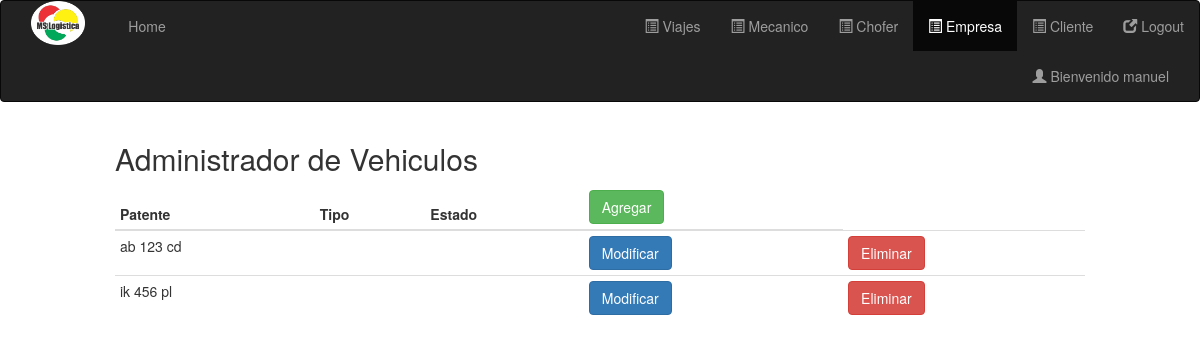
Before: /vistas/admin/abmVehiculo.php (signed in) with the older database file.
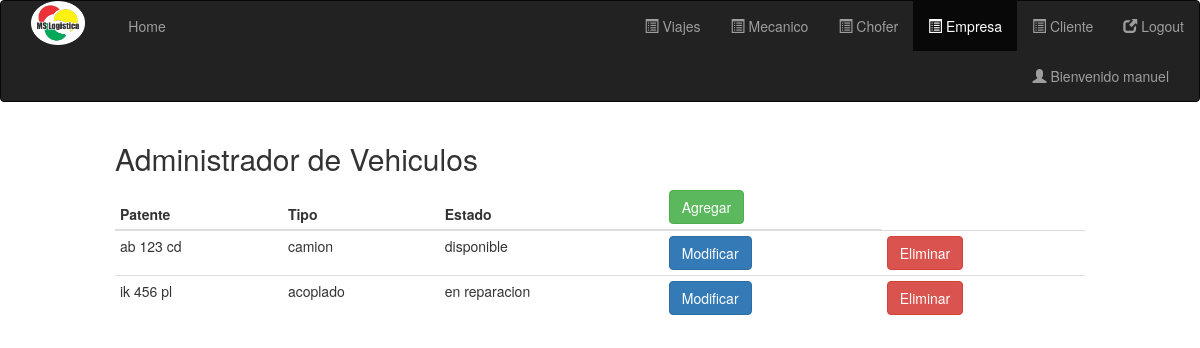
After: the same page with the newer database file.
### tables this page shows
create table administrador(
id int AUTO_INCREMENT primary key,
dni_administrador int unique,
rol varchar(30),
nombre varchar(20),
apellido varchar(20),
telefono int (10),
domicilio varchar (30),
email varchar(30),
id_usuario int
);

create table vehiculo(
id int AUTO_INCREMENT  primary key,
patente varchar(20) unique,
nro_chasis int unique,
nro_motor int unique,
marca varchar(20),
modelo varchar(20),
anio_fabricacion int,
tipo varchar(20),
estado varchar(20)
);

### modelo/conexion.php (called while the page is built, shortened)
<?php
  class Conexion{
    public static function conectar(){
      $con = mysqli_connect("localhost","root","","logikw");
      return $con;
    }
    public static function getQuery($sql){
      $con = Conexion::conectar();
      $datos = mysqli_query($con, $sql);
      return $datos;
    }
}
?>

### vistas/admin/abmVehiculo.php (the view, shortened to what this page needs)
<?php
	if(isset($_SESSION['administrador'])){
		$query = Administrador::getAllForId($_SESSION['administrador']);
		$resultado = Conexion::getQuery($query);
		$admin = mysqli_fetch_assoc($resultado);
		$query1 = Vehiculo::getAll();
		$resultado1 = Conexion::getQuery($query1);
	}
	else{
		header("Location: ../../index.php");
	}
?>
<!DOCTYPE html>
<html>
<head>
  <link rel="stylesheet" type="text/css" href="../../css/bootstrap.min.css">
  <link rel="stylesheet" type="text/css" href="../../css/home.css">
</head>
<body>
<nav class="navbar navbar-inverse">
	<div class="col-sm-12">
    <div class="navbar-header col-sm-1">
     <img src="../../image/logo.png">
    </div>
    <ul class="nav navbar-nav col-sm-4">
        <li><a href="<?php echo "../adminLogeado.php";?>">Home</a></li>
    </ul>
	<ul class="nav navbar-nav navbar-right">
		<li><a href=""  data-toggle="modal" data-target="#logout"><span class="glyphicon glyphicon-new-window" ></span> Logout</a></li>
	</ul>
	<ul class="nav navbar-nav navbar-right">
		<li><a href=" <?php echo 'abmCliente.php'; ?>"><span class="glyphicon glyphicon-list-alt" ></span> Cliente</a></li>
	</ul>
	<ul class="nav navbar-nav navbar-right">
		<li class="active"><a href=" <?php echo 'abmEmpresa.php'; ?>"><span class="glyphicon glyphicon-list-alt"></span> Empresa</a></li>
	</ul>
	<ul class="nav navbar-nav navbar-right">
		<li><a href=" <?php echo 'abmChofer.php'; ?>"><span class="glyphicon glyphicon-list-alt" ></span> Chofer</a></li>
	</ul>
	<ul class="nav navbar-nav navbar-right">
		<li><a href=" <?php echo 'abmMecanico.php'; ?>"><span class="glyphicon glyphicon-list-alt" ></span> Mecanico</a></li>
	</ul>
	<ul class="nav navbar-nav navbar-right">
		<li><a href=" <?php echo 'abmViajes.php'; ?>"><span class="glyphicon glyphicon-list-alt" ></span> Viajes</a></li>
	</ul>
	<ul class="nav navbar-nav navbar-right">
		<li><a href=""><span class="glyphicon glyphicon-user" ></span> Bienvenido <?php echo $admin['nombre'] ?></a></li>
	</ul>
	</div>
</nav>
<div class="col-sm-10 col-sm-offset-1">
  <h2>Administrador de Vehiculos</h2>
  <table class="table table-condensed">
    <thead>
      <tr>
        <th>Patente</th>
        <th>Tipo</th>
        <th>Estado</th>
		<th><button type='button'  class='btn btn-success' data-toggle='modal' data-target='#agregarVehiculo'>Agregar</button></th>
      </tr>
    </thead>
    <tbody>
   	<?php
	while($vehiculo = mysqli_fetch_assoc($resultado1)){
		echo "<form method='POST' action='../../modelo/ejecutarAbmVehiculo.php'>
		 <tr>
		 <td>".$vehiculo['patente']."</td>
		 <td>".$vehiculo['tipo']."</td>
		 <td>".$vehiculo['estado']."</td>
		 <input type='text' name='id' class='hidden' value='".$vehiculo['id']."'>
		 <td><button type='submit' id='modificar' onclick= 'modificar()' name='alterar' value='modificar' class='btn btn-primary'>Modificar</button></td>
		 <td><button type='submit' id='eliminar' onclick= 'eliminar()' name='alterar' value='eliminar' class='btn btn-danger'>Eliminar</button></td>
		 </tr>
  		 </form>";
	}
   	?>
    </tbody>
  </table>
</div>
</body>
</html>

### css/home.css (style rules this page uses)
body { background-color: #FFFFFF; }
img { margin: 0 auto; }
.navbar-header img { width: 80%; }

Changed rows visible on the page:
changed vehiculo "ab 123 cd": tipo (not shown) → "camion"; estado (not shown) → "disponible"
changed vehiculo "ik 456 pl": tipo (not shown) → "acoplado"; estado (not shown) → "en reparacion"
